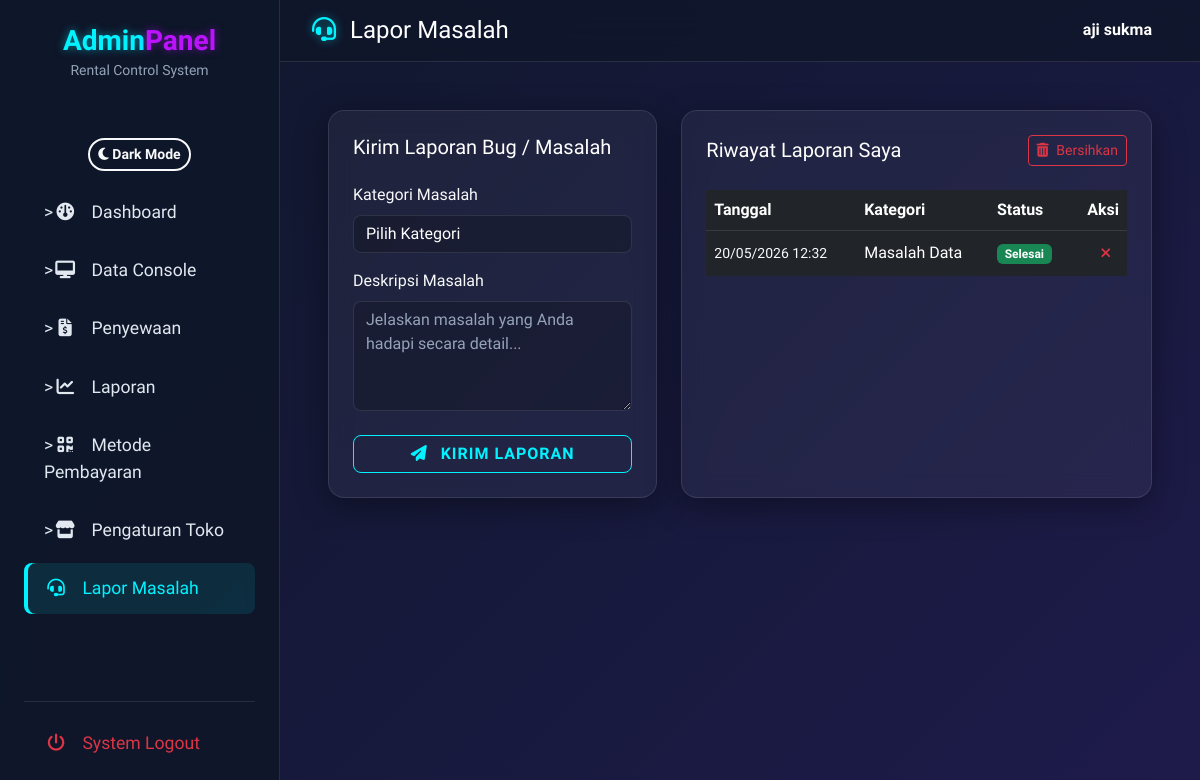
/lapor_masalah.php (signed in), run on the app's committed database.
### tables this page shows
CREATE TABLE `laporan_bug` (
  `id` int(11) NOT NULL,
  `admin_cabang_id` int(11) DEFAULT NULL,
  `kategori_masalah` varchar(100) DEFAULT NULL,
  `deskripsi` text DEFAULT NULL,
  `status` enum('Menunggu','Diproses','Selesai') DEFAULT 'Menunggu',
  `tanggal_laporan` datetime DEFAULT current_timestamp()
);

### lapor_masalah.php (the view, shortened to what this page needs)
<?php
include 'config/db.php';
$admin_cabang_id = $_SESSION['admin_id'];
$riwayat = [];
$res_riwayat = mysqli_query($conn, "SELECT * FROM laporan_bug WHERE admin_cabang_id = '$admin_cabang_id' ORDER BY id DESC");
if ($res_riwayat) {
    while($r = mysqli_fetch_assoc($res_riwayat)) {
        $riwayat[] = $r;
    }
}
?>
<!DOCTYPE html>
<html lang="id">
<head>
    <link href="https://cdn.jsdelivr.net/npm/bootstrap@5.3.0/dist/css/bootstrap.min.css" rel="stylesheet">
    <link rel="stylesheet" href="https://cdnjs.cloudflare.com/ajax/libs/font-awesome/6.4.0/css/all.min.css">
    <link rel="stylesheet" href="assest/css/style.css?v=<?= time() ?>">
</head>
<body>
<div class="sidebar-layout">
    <aside class="glass-sidebar sidebar flex-column d-flex">
        <div class="text-center mb-5">
            <h3 class="fw-bold neon-text-blue m-0">Admin<span class="neon-text-purple">Panel</span></h3>
            <small class="text-muted">Rental Control System</small>
        </div>
        <div class="text-center mt-2 mb-3">
            <button id="theme-toggle" class="btn btn-sm btn-outline-light" style="border-radius: 20px; font-weight: bold; border-width: 2px;">
                <i id="theme-icon" class="fa-solid fa-moon"></i> <span id="theme-text">Dark Mode</span>
            </button>
        </div>
        <nav class="nav flex-column mb-auto">
            <a href="dashboard_admin.php" class="sidebar-link" data-preview-title="Dashboard" data-preview-icon="fa-gauge" data-preview-desc="Ringkasan live monitor, status console, dan performa rental hari ini.">><i class="fa-solid fa-gauge"></i> Dashboard</a>
            <a href="data_console.php" class="sidebar-link" data-preview-title="Data Console" data-preview-icon="fa-desktop" data-preview-desc="Manajemen daftar console PS, tambah, edit, atau hapus perangkat.">><i class="fa-solid fa-desktop"></i> Data Console</a>
            <a href="penyewaan.php" class="sidebar-link" data-preview-title="Penyewaan" data-preview-icon="fa-file-invoice-dollar" data-preview-desc="Pantau seluruh transaksi aktif, riwayat booking, dan approval pembayaran.">><i class="fa-solid fa-file-invoice-dollar"></i> Penyewaan</a>
            <a href="laporan.php" class="sidebar-link" data-preview-title="Laporan" data-preview-icon="fa-chart-line" data-preview-desc="Laporan pendapatan finansial detail harian dan bulanan cabang.">><i class="fa-solid fa-chart-line"></i> Laporan</a>
            <a href="pengaturan_pembayaran.php" class="sidebar-link" data-preview-title="Metode Pembayaran" data-preview-icon="fa-qrcode" data-preview-desc="Atur informasi rekening dan e-wallet QRIS untuk menerima pembayaran.">><i class="fa-solid fa-qrcode"></i> Metode Pembayaran</a>
            <a href="pengaturan_toko.php" class="sidebar-link" data-preview-title="Pengaturan Toko" data-preview-icon="fa-store" data-preview-desc="Kelola status buka/tutup toko, jam operasional, dan keterangan cabang.">><i class="fa-solid fa-store"></i> Pengaturan Toko</a>
            <a href="lapor_masalah.php" class="sidebar-link active"><i class="fa-solid fa-headset"></i> Lapor Masalah</a>
        </nav>
        <div class="mt-auto">
            <hr class="border-secondary">
            <a href="admin_logout.php" class="sidebar-link text-danger"><i class="fa-solid fa-power-off"></i> System Logout</a>
        </div>
    </aside>
    <main class="main-content">
        <header class="glass-navbar topbar d-flex justify-content-between align-items-center sticky-top">
            <div class="d-flex align-items-center">
                <h4 class="m-0 text-white"><i class="fa-solid fa-headset me-2 neon-text-blue"></i> Lapor Masalah</h4>
            </div>
            <div class="d-flex align-items-center">
                <div class="text-end me-3 d-none d-sm-block">
                    <p class="m-0 text-white fw-bold"><?= htmlspecialchars($_SESSION['admin_name']) ?></p>
                </div>
            </div>
        </header>
        <div class="p-4 p-md-5">
            <div class="row g-4">
                <div class="col-md-5">
                    <div class="glass-card p-4 h-100">
                        <h5 class="text-white mb-4">Kirim Laporan Bug / Masalah</h5>
                        <form action="lapor_masalah.php" method="POST">
                            <div class="mb-3">
                                <label class="form-label text-light">Kategori Masalah</label>
                                <select name="kategori_masalah" class="form-select form-control-glass text-white" required>
                                    <option class="text-dark" value="">Pilih Kategori</option>
                                </select>
                            </div>
                            <div class="mb-4">
                                <label class="form-label text-light">Deskripsi Masalah</label>
                                <textarea name="deskripsi" class="form-control form-control-glass text-white" rows="4" placeholder="Jelaskan masalah yang Anda hadapi secara detail..." required></textarea>
                            </div>
                            <button type="submit" class="btn btn-neon w-100"><i class="fa-solid fa-paper-plane me-2"></i> Kirim Laporan</button>
                        </form>
                    </div>
                </div>
                <div class="col-md-7">
                    <div class="glass-card p-4 h-100">
                        <div class="d-flex justify-content-between align-items-center mb-4">
                            <h5 class="text-white m-0">Riwayat Laporan Saya</h5>
                            <form method="POST" class="m-0" onsubmit="event.preventDefault(); Swal.fire({title: 'Konfirmasi', text: 'Yakin ingin menghapus semua riwayat laporan Anda?', icon: 'warning', showCancelButton: true, confirmButtonColor: '#00f3ff', cancelButtonColor: '#bc13fe', confirmButtonText: 'Ya, Lanjutkan', cancelButtonText: 'Batal', background: '#0f172a', color: '#fff'}).then((result) => { if (result.isConfirmed) this.submit(); });">
                                <button type="submit" name="reset_all" class="btn btn-sm btn-outline-danger"><i class="fa-solid fa-trash-can me-1"></i> Bersihkan</button>
                            </form>
                        </div>
                        <div class="table-responsive">
                            <table class="table table-dark table-hover table-borderless align-middle" style="background: transparent;">
                                <thead>
                                    <tr style="border-bottom: 1px solid rgba(255,255,255,0.1);">
                                        <th>Tanggal</th>
                                        <th>Kategori</th>
                                        <th>Status</th>
                                        <th class="text-end">Aksi</th>
                                    </tr>
                                </thead>
                                <tbody>
                                    <?php if(empty($riwayat)): ?>
                                        <tr><td colspan="3" class="text-center text-muted py-3">Belum ada riwayat laporan.</td></tr>
                                    <?php else: ?>
                                        <?php foreach($riwayat as $r):
                                            $badge_class = 'bg-secondary';
                                            if($r['status'] == 'Selesai') $badge_class = 'bg-success';
                                        ?>
                                        <tr>
                                            <td class="text-light"><small><?= date('d/m/Y H:i', strtotime($r['tanggal_laporan'])) ?></small></td>
                                            <td><?= htmlspecialchars($r['kategori_masalah']) ?></td>
                                            <td><span class="badge <?= $badge_class ?>"><?= $r['status'] ?></span></td>
                                            <td class="text-end">
                                                <form method="POST" class="d-inline" onsubmit="event.preventDefault(); Swal.fire({title: 'Konfirmasi', text: 'Hapus laporan ini?', icon: 'warning', showCancelButton: true, confirmButtonColor: '#00f3ff', cancelButtonColor: '#bc13fe', confirmButtonText: 'Ya, Lanjutkan', cancelButtonText: 'Batal', background: '#0f172a', color: '#fff'}).then((result) => { if (result.isConfirmed) this.submit(); });">
                                                    <button type="submit" class="btn btn-sm btn-outline-danger border-0"><i class="fa-solid fa-xmark"></i></button>
                                                </form>
                                            </td>
                                        </tr>
                                        <?php endforeach; ?>
                                    <?php endif; ?>
                                </tbody>
                            </table>
                        </div>
                    </div>
                </div>
            </div>
        </div>
    </main>
</div>
</body>
</html>

### assest/css/style.css (style rules this page uses)
:root { --bg-dark: #0f172a; --bg-gradient: linear-gradient(135deg, #0f172a 0%, #1e1b4b 100%); --neon-blue: #00f3ff; --neon-purple: #bc13fe; --neon-green: #00ff87; --neon-red: #ff0055; --neon-yellow: #ffea00; --glass-bg: rgba(255, 255, 255, 0.05); --glass-border: rgba(255, 255, 255, 0.1); --text-main: #e2e8f0; --text-muted: #94a3b8; }
body { font-family: 'Rajdhani', sans-serif; background: var(--bg-gradient); background-attachment: fixed; color: var(--text-main); min-height: 100vh; overflow-x: hidden; }
.text-muted { color: var(--text-muted) !important; }
.glass-card { background: var(--glass-bg); backdrop-filter: blur(12px); -webkit-backdrop-filter: blur(12px); border: 1px solid var(--glass-border); border-radius: 16px; box-shadow: 0 8px 32px 0 rgba(0, 0, 0, 0.37); transition: all 0.3s ease; }
.glass-navbar { background: rgba(15, 23, 42, 0.8); backdrop-filter: blur(16px); -webkit-backdrop-filter: blur(16px); border-bottom: 1px solid var(--glass-border); }
.glass-sidebar { background: rgba(15, 23, 42, 0.9); backdrop-filter: blur(16px); -webkit-backdrop-filter: blur(16px); border-right: 1px solid var(--glass-border); min-height: 100vh; }
.neon-text-blue { color: var(--neon-blue); text-shadow: 0 0 8px rgba(0, 243, 255, 0.5); }
.neon-text-purple { color: var(--neon-purple); text-shadow: 0 0 8px rgba(188, 19, 254, 0.5); }
.form-control-glass { background: rgba(0, 0, 0, 0.2); border: 1px solid rgba(255, 255, 255, 0.1); color: #fff; border-radius: 8px; transition: all 0.3s ease; }
.form-control-glass::placeholder { color: var(--text-muted); }
.btn-neon { background: transparent; color: var(--neon-blue); border: 1px solid var(--neon-blue); border-radius: 8px; text-transform: uppercase; font-weight: 600; letter-spacing: 1px; transition: all 0.3s ease; position: relative; overflow: hidden; }
.sidebar-link { color: var(--text-main); text-decoration: none; padding: 12px 20px; display: block; border-radius: 8px; transition: all 0.3s ease; margin-bottom: 8px; font-weight: 500; font-size: 1.1rem; }
.sidebar-link:hover, .sidebar-link.active { background: rgba(0, 243, 255, 0.1); color: var(--neon-blue); box-shadow: inset 4px 0 0 var(--neon-blue); }
.sidebar-link i { width: 24px; margin-right: 10px; text-align: center; }

### lapor_masalah.php (style rules this page uses)
.sidebar-layout { display: flex; min-height: 100vh; }
.sidebar { width: 280px; position: fixed; height: 100vh; overflow-y: auto; padding: 1.5rem; z-index: 1000; }
.main-content { margin-left: 280px; flex-grow: 1; display: flex; flex-direction: column; }
.topbar { padding: 1rem 2rem; }

### data on the page
laporan_bug: tanggal_laporan "20/05/2026 12:32", kategori_masalah "Masalah Data", status "Selesai"

### other printed values
$_SESSION['admin_name'] "aji sukma"
